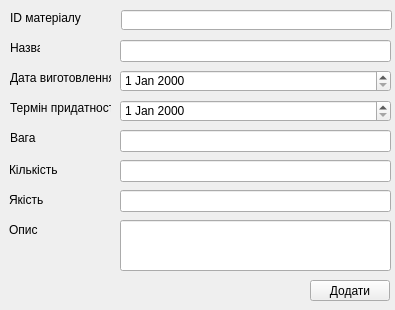
<?xml version="1.0" encoding="UTF-8"?>
<ui version="4.0">
 <class>AddMaterial</class>
 <widget class="QWidget" name="AddMaterial">
  <property name="geometry">
   <rect>
    <x>0</x>
    <y>0</y>
    <width>395</width>
    <height>310</height>
   </rect>
  </property>
  <property name="windowTitle">
   <string>Form</string>
  </property>
  <widget class="QLabel" name="ExpiritDateLabel">
   <property name="geometry">
    <rect>
     <x>10</x>
     <y>100</y>
     <width>101</width>
     <height>16</height>
    </rect>
   </property>
   <property name="text">
    <string>Термін придатності</string>
   </property>
  </widget>
  <widget class="QLineEdit" name="Weight">
   <property name="geometry">
    <rect>
     <x>120</x>
     <y>130</y>
     <width>271</width>
     <height>22</height>
    </rect>
   </property>
  </widget>
  <widget class="QLabel" name="MadeDateLabel">
   <property name="geometry">
    <rect>
     <x>10</x>
     <y>70</y>
     <width>101</width>
     <height>16</height>
    </rect>
   </property>
   <property name="text">
    <string>Дата виготовлення</string>
   </property>
  </widget>
  <widget class="QPushButton" name="AddMaterialButton">
   <property name="geometry">
    <rect>
     <x>310</x>
     <y>280</y>
     <width>80</width>
     <height>21</height>
    </rect>
   </property>
   <property name="text">
    <string>Додати</string>
   </property>
  </widget>
  <widget class="QLineEdit" name="IdMaterial">
   <property name="geometry">
    <rect>
     <x>121</x>
     <y>10</y>
     <width>271</width>
     <height>20</height>
    </rect>
   </property>
  </widget>
  <widget class="QLabel" name="CountLabel">
   <property name="geometry">
    <rect>
     <x>9</x>
     <y>159</y>
     <width>81</width>
     <height>21</height>
    </rect>
   </property>
   <property name="text">
    <string>Кількість</string>
   </property>
  </widget>
  <widget class="QLabel" name="WeightLabel">
   <property name="geometry">
    <rect>
     <x>10</x>
     <y>130</y>
     <width>81</width>
     <height>16</height>
    </rect>
   </property>
   <property name="text">
    <string>Вага</string>
   </property>
  </widget>
  <widget class="QLineEdit" name="Name">
   <property name="geometry">
    <rect>
     <x>120</x>
     <y>40</y>
     <width>271</width>
     <height>22</height>
    </rect>
   </property>
  </widget>
  <widget class="QLabel" name="IdMaterialLabel">
   <property name="geometry">
    <rect>
     <x>10</x>
     <y>10</y>
     <width>71</width>
     <height>16</height>
    </rect>
   </property>
   <property name="text">
    <string>ID матеріалу</string>
   </property>
  </widget>
  <widget class="QLabel" name="NameLabel">
   <property name="geometry">
    <rect>
     <x>10</x>
     <y>40</y>
     <width>30</width>
     <height>16</height>
    </rect>
   </property>
   <property name="text">
    <string>Назва</string>
   </property>
  </widget>
  <widget class="QLineEdit" name="Count">
   <property name="geometry">
    <rect>
     <x>120</x>
     <y>160</y>
     <width>271</width>
     <height>22</height>
    </rect>
   </property>
  </widget>
  <widget class="QLabel" name="QualityLabel">
   <property name="geometry">
    <rect>
     <x>9</x>
     <y>189</y>
     <width>81</width>
     <height>21</height>
    </rect>
   </property>
   <property name="text">
    <string>Якість</string>
   </property>
  </widget>
  <widget class="QLineEdit" name="Quality">
   <property name="geometry">
    <rect>
     <x>120</x>
     <y>190</y>
     <width>271</width>
     <height>22</height>
    </rect>
   </property>
  </widget>
  <widget class="QLabel" name="DescriptionLabel">
   <property name="geometry">
    <rect>
     <x>9</x>
     <y>219</y>
     <width>81</width>
     <height>21</height>
    </rect>
   </property>
   <property name="text">
    <string>Опис</string>
   </property>
  </widget>
  <widget class="QLineEdit" name="Description">
   <property name="geometry">
    <rect>
     <x>120</x>
     <y>220</y>
     <width>271</width>
     <height>51</height>
    </rect>
   </property>
  </widget>
  <widget class="QDateEdit" name="MadeDate">
   <property name="geometry">
    <rect>
     <x>120</x>
     <y>70</y>
     <width>271</width>
     <height>22</height>
    </rect>
   </property>
  </widget>
  <widget class="QDateEdit" name="ExpiritDate">
   <property name="geometry">
    <rect>
     <x>120</x>
     <y>100</y>
     <width>271</width>
     <height>22</height>
    </rect>
   </property>
  </widget>
 </widget>
 <resources/>
 <connections/>
</ui>
